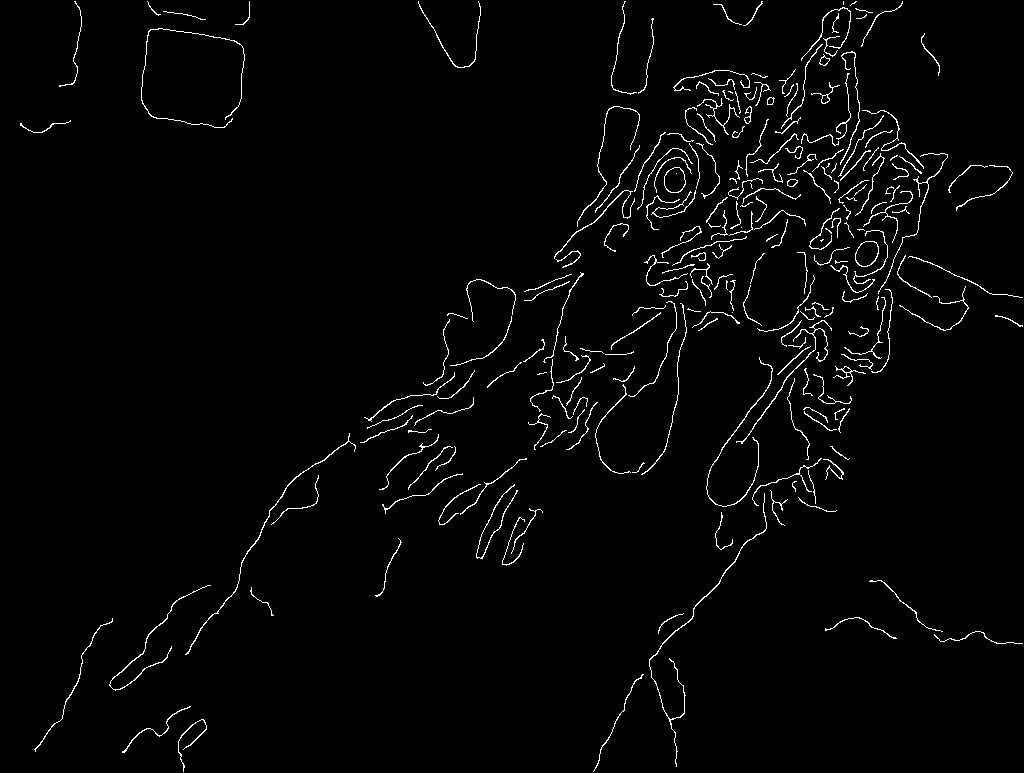
#> input picture edges.png, 1024 x 773 px, found by its file name
$ python CloseEdges.py
#> lines starting #> are read from the running program, lines starting #| are printed output that depends on the picture
import sys
import skimage
from skimage import io, filters, feature


#Load the edges image
edges = skimage.io.imread(fname="edges.png")
#> edges: shape (773, 1024); 2.1% white in thin lines or dots

#Apply the closing operation (Dilation then erosion)
#skimage.morphology.area_closing(edges, 64, 1)


for x in range (1):
	edges = skimage.morphology.binary_dilation(edges)
#> this loop made 1 pass
#> pass 1, `edges = skimage.morphology.binary_dilation(edges)`:
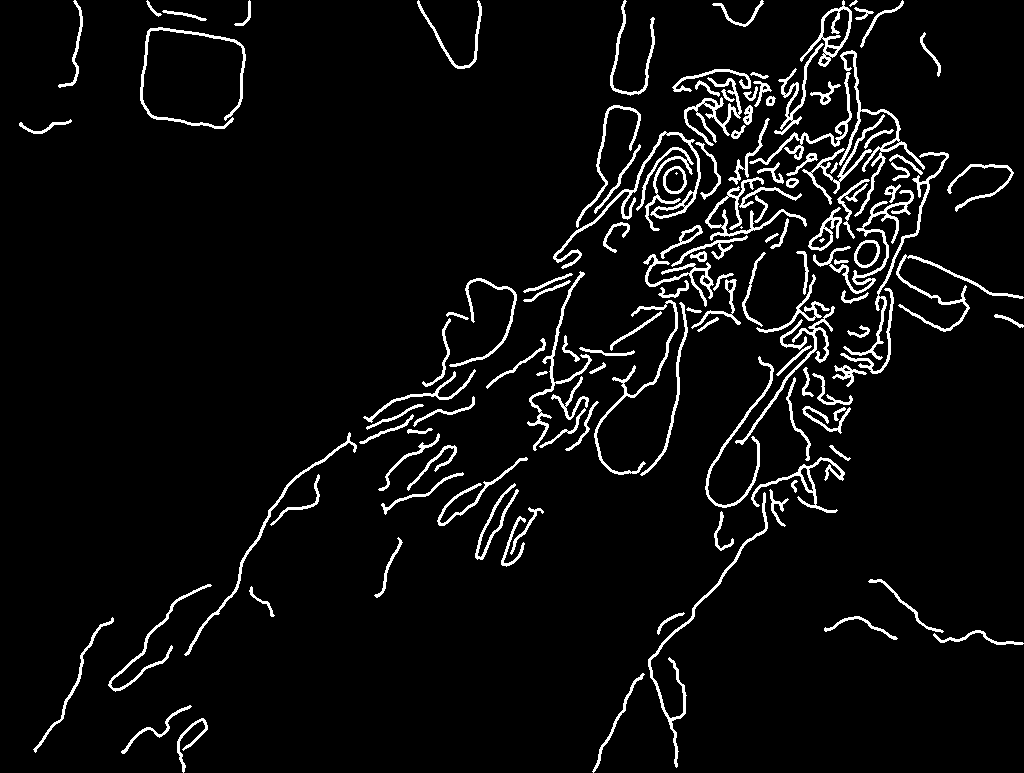
#> edges: shape (773, 1024) bool; 5.5% white in thin lines or dots


for x in range (0):
	edges = skimage.morphology.binary_erosion(edges)

#edges = skimage.measure.find_contours(edges, 0.8)


#Save to disk (Image is boolean, T for edge, F for no edge... F = 0, T = 255)
io.imsave(fname='closed.png', arr=skimage.img_as_bool(edges))

#Display edges
#io.imshow(edges)
#io.show()
io.imshow(edges)
io.show()
